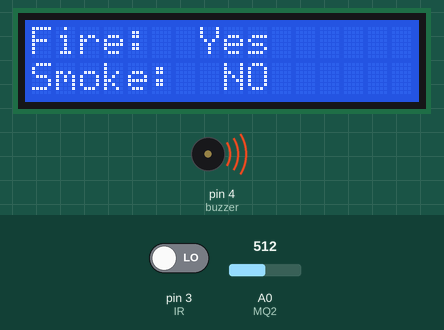
Bench run of a sketch on a simulated Arduino Uno, built with avr-gcc and run on an emulated ATmega328P. Parts: 16×2 character LCD, buzzer (waves = sounding). Inputs (shaded band) come from the test bench; at power-on: A0 (MQ2) = 512, pin 3 (IR) LOW. What the sketch prints to the serial monitor is not drawn.

Above: at 1.2 s.
1.3 s: A0 (MQ2) set to 539
10.6 s: A0 (MQ2) set to 568
At 14.8 s:
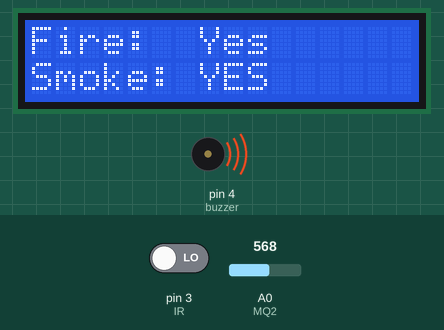
19.6 s: pin 3 (IR) driven HIGH
At 20.9 s:
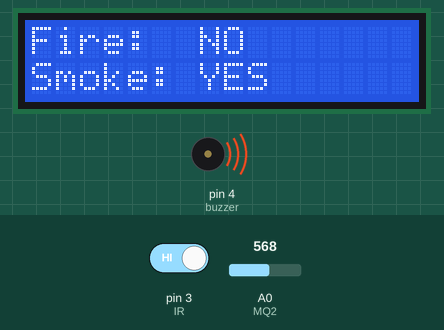
28.9 s: A0 (MQ2) set to 512
33.9 s: A0 (MQ2) set to 486
At 36.8 s:
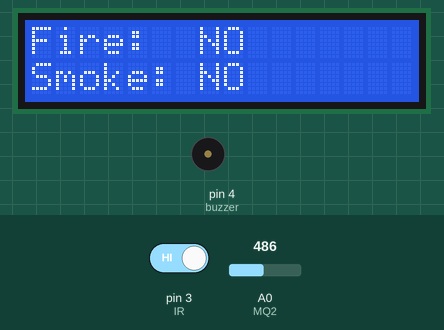
38.9 s: A0 (MQ2) set to 510
At 41.8 s:
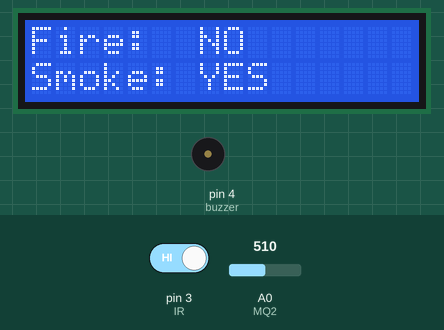
Timing chart, 0 to 49.2 s (numbered marks = the images above; inputs shaded):
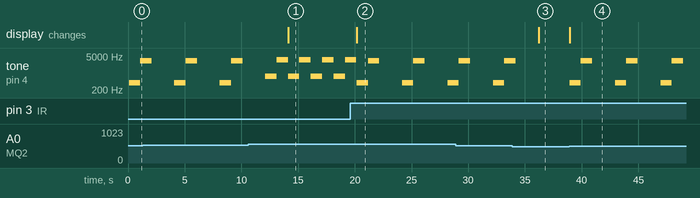

Measured:
- the behaviour switches between 549 and 550 on A0 (MQ2) (found by bisection; images 0 and 1)
- the behaviour switches between 500 and 499 on A0 (MQ2) (found by bisection; images 2 and 3)
- after the input at 10.6 s, the display: changes after 3.5 s (image 1)
- after the input at 19.6 s, the display: changes after 0.56 s (image 2)
- after the input at 33.9 s, tone on pin 4 (buzzer): goes on until 34.2 s, then stays silent; the display: changes after 2.3 s (image 3)
- after the input at 38.9 s, tone on pin 4 (buzzer): silent → 392 Hz at once, then repeats every 4.0 s: 3136 Hz 1.0 s, silent 2.0 s, 392 Hz 1.0 s; the display: changes at once (image 4)
- by itself, tone on pin 4 (buzzer): repeats every 4.0 s: 392 Hz 1.0 s, 3136 Hz 1.0 s, silent 2.0 s

The sketch:

Fire_Smoke_With_buzzer_MQ2_IR.ino
```cpp
// ********************************************************************************
// ********************************************************************************
// ************ Fire and Smoke Detection System with Gas and IR Sensors************
// ********************************************************************************
// ********************************************************************************


#include <Wire.h>
#include <LiquidCrystal_I2C.h>

// LCD Configuration
LiquidCrystal_I2C LCD(0x27, 16, 2);

// Pin definitions
#define buzzer 4
#define MQ2 A0
#define IR 3

// Sensor readings
int MQ2Read;
bool IrRead;

void setup() {
  Serial.begin(9600);

  // Initialize LCD and sensors
  LCD.init();
  LCD.backlight();
  LCD.setCursor(0, 0);
  LCD.print("Fire: ");
  LCD.setCursor(0, 1);
  LCD.print("Smoke: ");

  pinMode(buzzer, OUTPUT);
  pinMode(IR, INPUT);
  pinMode(MQ2, INPUT);
}

void loop() {
  // Read sensor values
  MQ2Read = analogRead(MQ2);
  IrRead = digitalRead(IR);

  // Display sensor readings
  Serial.print("Gas Sensor: ");
  Serial.println(MQ2Read);
  Serial.print("IR Sensor: ");
  Serial.println(IrRead);

  // Perform actions based on sensor readings
  if (MQ2Read < 500 && IrRead == 1) {
    // No Fire, No Smoke
    LCD.setCursor(6, 0);
    LCD.print(" NO ");
    LCD.setCursor(7, 1);
    LCD.print("NO ");
  } else if (MQ2Read >= 500 && IrRead == 1) {
    // Fire detected
    LCD.setCursor(6, 0);
    LCD.print(" NO ");
    LCD.setCursor(7, 1);
    LCD.print("YES ");

    // Activate buzzer with two different frequencies
    digitalWrite(buzzer, HIGH);
    tone(buzzer, 392, 1000);
    delay(1000);
    tone(buzzer, 3136, 1000);
    delay(1000);
    digitalWrite(buzzer, LOW);

    delay(2000);  // Wait for 2 seconds
  } else if (MQ2Read < 550 && IrRead == 0) {
    // Smoke detected
    LCD.setCursor(6, 0);
    LCD.print(" Yes ");
    LCD.setCursor(7, 1);
    LCD.print(" NO ");

    // Activate buzzer with two different frequencies
    digitalWrite(buzzer, HIGH);
    tone(buzzer, 392, 1000);
    delay(1000);
    tone(buzzer, 3136, 1000);
    delay(1000);
    digitalWrite(buzzer, LOW);

    delay(2000);  // Wait for 2 seconds
  } else {
    // Fire and Smoke detected
    // Activate buzzer with two different frequencies
    digitalWrite(buzzer, HIGH);
    tone(buzzer, 748, 1000);
    delay(1000);
    tone(buzzer, 3520, 1000);
    delay(1000);
    digitalWrite(buzzer, LOW);

    LCD.setCursor(6, 0);
    LCD.print(" Yes ");
    LCD.setCursor(7, 1);
    LCD.print("YES ");
  }
}
```
